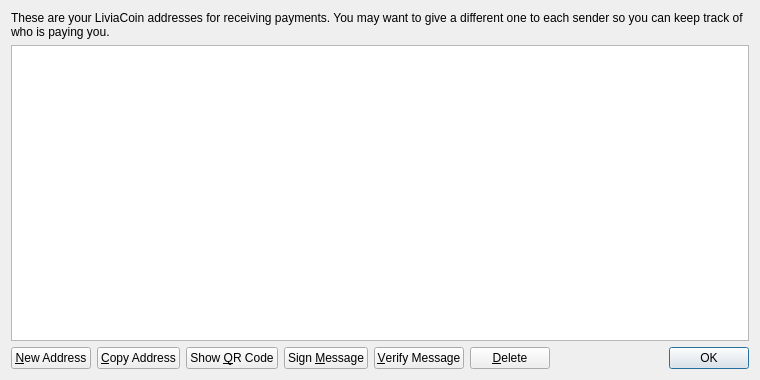
<?xml version="1.0" encoding="UTF-8"?>
<ui version="4.0">
 <class>AddressBookPage</class>
 <widget class="QWidget" name="AddressBookPage">
  <property name="geometry">
   <rect>
    <x>0</x>
    <y>0</y>
    <width>760</width>
    <height>380</height>
   </rect>
  </property>
  <property name="windowTitle">
   <string>Address Book</string>
  </property>
  <layout class="QVBoxLayout" name="verticalLayout">
   <item>
    <widget class="QLabel" name="labelExplanation">
     <property name="text">
      <string>These are your LiviaCoin addresses for receiving payments. You may want to give a different one to each sender so you can keep track of who is paying you.</string>
     </property>
     <property name="textFormat">
      <enum>Qt::PlainText</enum>
     </property>
     <property name="wordWrap">
      <bool>true</bool>
     </property>
    </widget>
   </item>
   <item>
    <widget class="QTableView" name="tableView">
     <property name="contextMenuPolicy">
      <enum>Qt::CustomContextMenu</enum>
     </property>
     <property name="toolTip">
      <string>Double-click to edit address or label</string>
     </property>
     <property name="tabKeyNavigation">
      <bool>false</bool>
     </property>
     <property name="alternatingRowColors">
      <bool>true</bool>
     </property>
     <property name="selectionMode">
      <enum>QAbstractItemView::SingleSelection</enum>
     </property>
     <property name="selectionBehavior">
      <enum>QAbstractItemView::SelectRows</enum>
     </property>
     <property name="sortingEnabled">
      <bool>true</bool>
     </property>
     <attribute name="verticalHeaderVisible">
      <bool>false</bool>
     </attribute>
    </widget>
   </item>
   <item>
    <layout class="QHBoxLayout" name="horizontalLayout">
     <item>
      <widget class="QPushButton" name="newAddressButton">
       <property name="toolTip">
        <string>Create a new address</string>
       </property>
       <property name="text">
        <string>&amp;New Address</string>
       </property>
       <property name="icon">
        <iconset resource="../bitcoin.qrc">
         <normaloff>:/icons/add</normaloff>:/icons/add</iconset>
       </property>
      </widget>
     </item>
     <item>
      <widget class="QPushButton" name="copyToClipboard">
       <property name="toolTip">
        <string>Copy the currently selected address to the system clipboard</string>
       </property>
       <property name="text">
        <string>&amp;Copy Address</string>
       </property>
       <property name="icon">
        <iconset resource="../bitcoin.qrc">
         <normaloff>:/icons/editcopy</normaloff>:/icons/editcopy</iconset>
       </property>
      </widget>
     </item>
     <item>
      <widget class="QPushButton" name="showQRCode">
       <property name="text">
        <string>Show &amp;QR Code</string>
       </property>
       <property name="icon">
        <iconset resource="../bitcoin.qrc">
         <normaloff>:/icons/qrcode</normaloff>:/icons/qrcode</iconset>
       </property>
      </widget>
     </item>
     <item>
      <widget class="QPushButton" name="signMessage">
       <property name="toolTip">
        <string>Sign a message to prove you own a LiviaCoin address</string>
       </property>
       <property name="text">
        <string>Sign &amp;Message</string>
       </property>
       <property name="icon">
        <iconset resource="../bitcoin.qrc">
         <normaloff>:/icons/edit</normaloff>:/icons/edit</iconset>
       </property>
      </widget>
     </item>
     <item>
      <widget class="QPushButton" name="verifyMessage">
       <property name="toolTip">
        <string>Verify a message to ensure it was signed with a specified LiviaCoin address</string>
       </property>
       <property name="text">
        <string>&amp;Verify Message</string>
       </property>
       <property name="icon">
        <iconset resource="../bitcoin.qrc">
         <normaloff>:/icons/transaction_0</normaloff>:/icons/transaction_0</iconset>
       </property>
      </widget>
     </item>
     <item>
      <widget class="QPushButton" name="deleteButton">
       <property name="toolTip">
        <string>Delete the currently selected address from the list</string>
       </property>
       <property name="text">
        <string>&amp;Delete</string>
       </property>
       <property name="icon">
        <iconset resource="../bitcoin.qrc">
         <normaloff>:/icons/remove</normaloff>:/icons/remove</iconset>
       </property>
      </widget>
     </item>
     <item>
      <spacer name="horizontalSpacer">
       <property name="orientation">
        <enum>Qt::Horizontal</enum>
       </property>
       <property name="sizeHint" stdset="0">
        <size>
         <width>40</width>
         <height>20</height>
        </size>
       </property>
      </spacer>
     </item>
     <item>
      <widget class="QDialogButtonBox" name="buttonBox">
       <property name="sizePolicy">
        <sizepolicy hsizetype="Maximum" vsizetype="Fixed">
         <horstretch>0</horstretch>
         <verstretch>0</verstretch>
        </sizepolicy>
       </property>
       <property name="standardButtons">
        <set>QDialogButtonBox::Ok</set>
       </property>
      </widget>
     </item>
    </layout>
   </item>
  </layout>
 </widget>
 <resources>
  <include location="../bitcoin.qrc"/>
 </resources>
 <connections/>
</ui>
